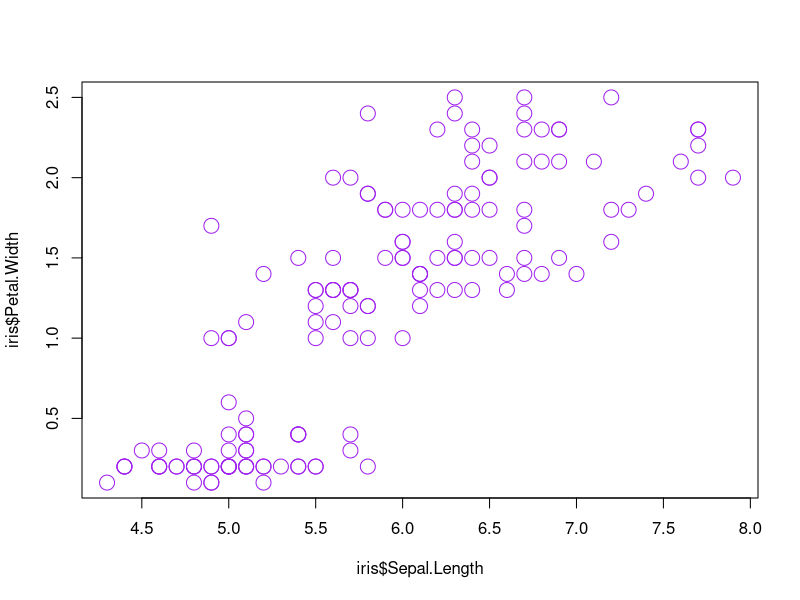
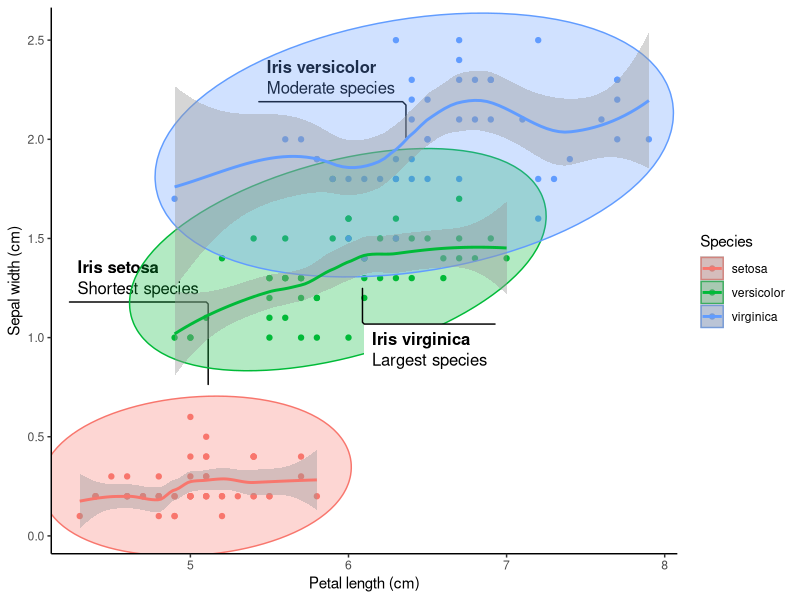
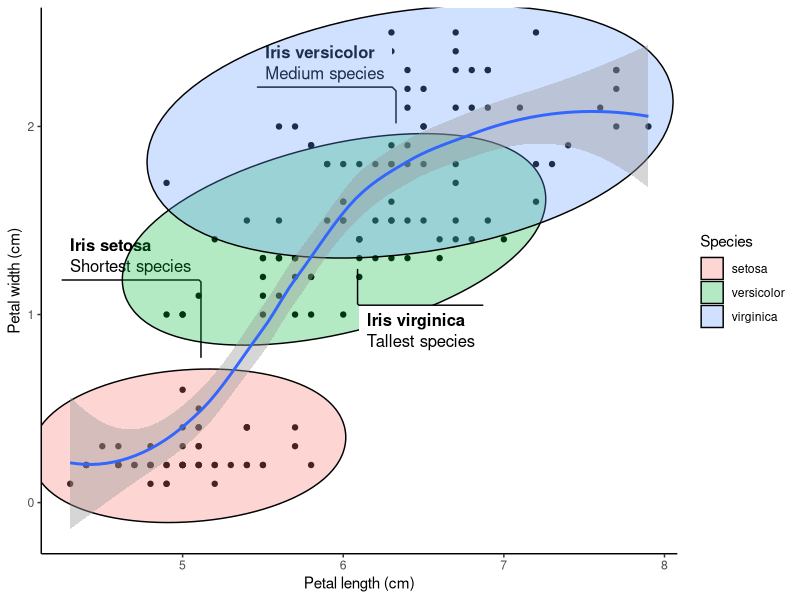
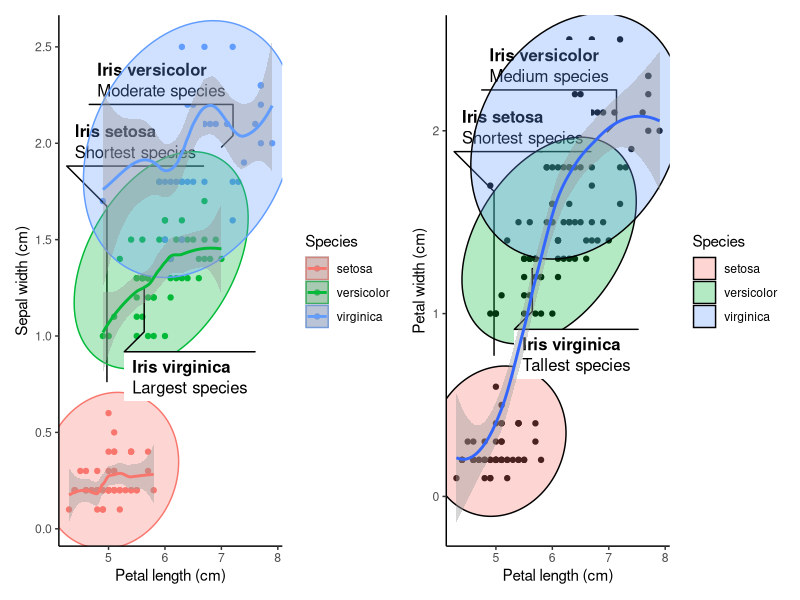
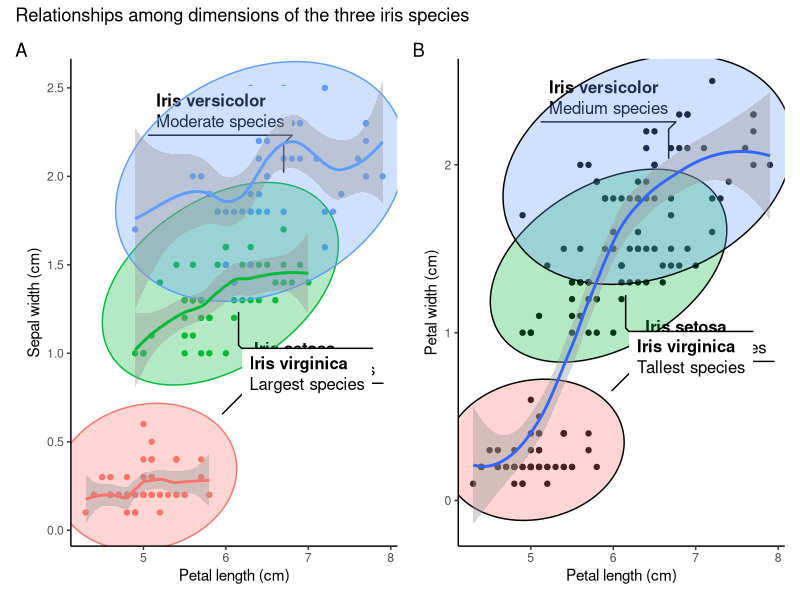
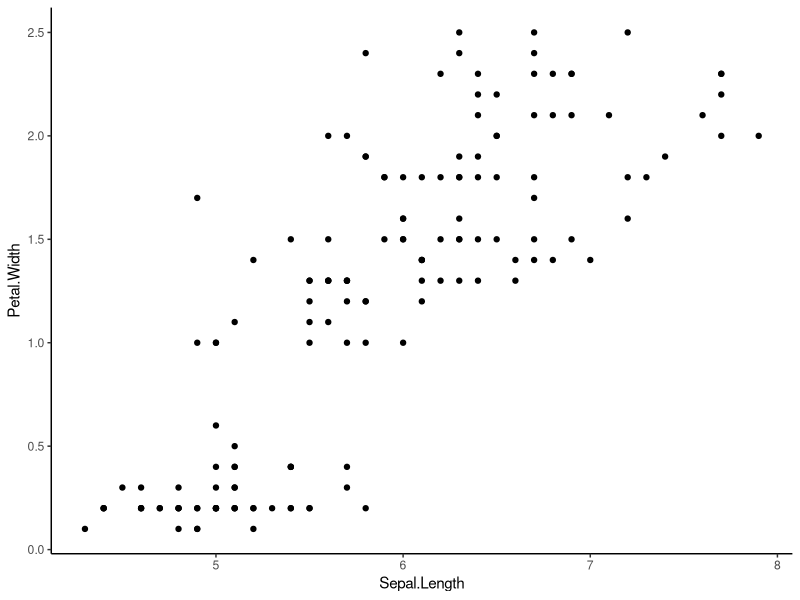
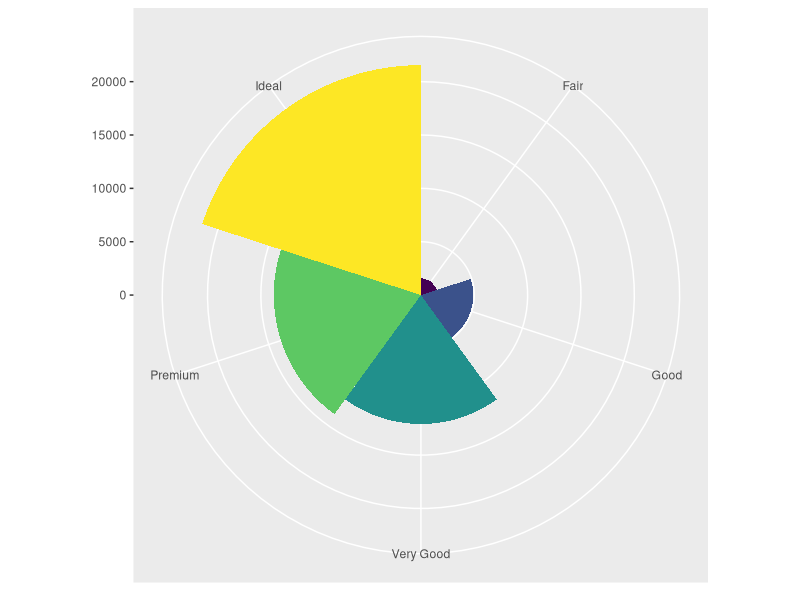
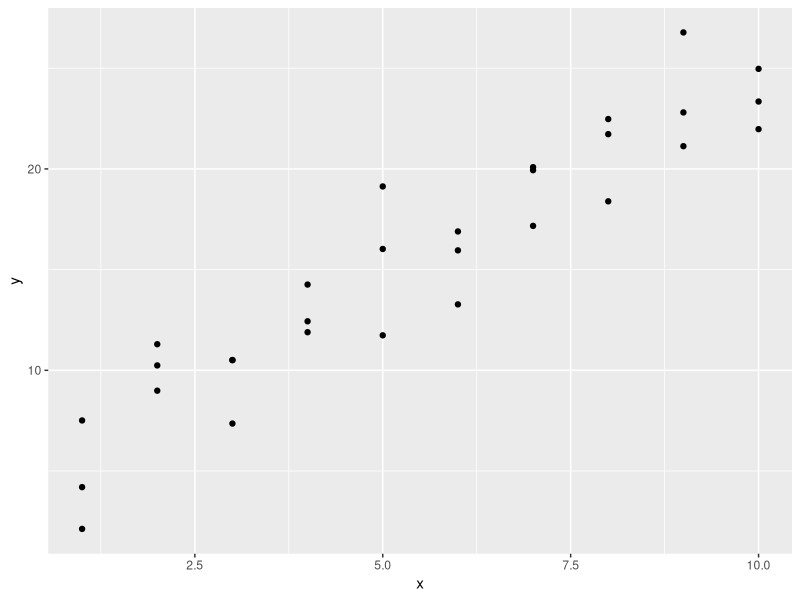

Write R code to recreate these figures, in order.
###############################
# Wyclife Agumba Oluoch       #
# wyclifeoluoch@gmail.com     #
# https://github.com/Wycology #
# Task: Playing with iris data#
# Created: 30th Dec 2020      #
# Edited: 28th Jan 2021       #
###############################

# IRIS PLOT ----

# Loading necessary packages.

library(modelr)
library(patchwork)
library(ggforce)
library(ggplot2)
library(tidyverse)

str(iris) # Checking the data structure. We can already see relatively higher 
# values for sepal length variable.

plot(iris$Sepal.Length, iris$Petal.Width, col = 'purple', cex = 2) # Basic plot
# within the R base with purple color added. Positive relationship evident.

# Creating cool plot of the iris data using ggplot2 package.

separate_smooth <- ggplot(data = iris,    # Specifying the data to be plotted.
       mapping = aes(x = Sepal.Length,    # Stating the axes data.
                     y = Petal.Width,
                     color = Species)) +  # Ensuring points are colored by spp.
  geom_point() +                          # Deciding the plotting geometry.
  labs(x = "Petal length (cm)",           # Specifying the axes labels.
       y = "Sepal width (cm)") +
  geom_mark_ellipse(aes(fill = Species,   # Adding ellipses for the spps.
                        filter = Species == "setosa",
                        label = "Iris setosa",
                        description = "Shortest species")) +
  geom_mark_ellipse(aes(fill = Species,
                        filter = Species == "versicolor",
                        label = "Iris versicolor",
                        description = "Moderate species")) +
  geom_mark_ellipse(aes(fill = Species,
                        filter = Species == "virginica",
                        label = "Iris virginica",
                        description = "Largest species")) +
  theme_classic() +                      # Having publication ready background.
  geom_smooth() # Adding smooth line around 95% level on the plot.

separate_smooth # Generates the plot output of the dataset 

# In the above plot, having color within the aes() breakes the data into 
# species-wise groups. Meaning each species group will be smoothed separately.

uniform_smooth <- ggplot(data = iris,
                         mapping = aes(x = Sepal.Length,
                                       y = Petal.Width)) + # Note no color here.
  geom_point() +
  labs(x = "Petal length (cm)",
       y = "Petal width (cm)") +
  geom_mark_ellipse(aes(fill = Species,
                        filter = Species == "setosa",
                        label = "Iris setosa",
                        description = "Shortest species")) +
  geom_mark_ellipse(aes(fill = Species,
                        filter = Species == "versicolor",
                        label = "Iris versicolor",
                        description = "Medium species")) +
  geom_mark_ellipse(aes(fill = Species,
                        filter = Species == "virginica",
                        label = "Iris virginica",
                        description = "Tallest species")) +
  theme_classic() +
  geom_smooth()

uniform_smooth # This is looking cool!

# Avoiding the color parameter in the aes() ensures all species are considered
# together in the subsequent layers arguments. No grouping by species.

# Patchwork package allows for addition of two plots by their object names.
# The addition is so simple, just relying on the plus (+) operator.

combined_plots <- separate_smooth + uniform_smooth # Adding plots.

combined_plots # Even cooler than I thought!
# Now I want to give the plots title and tags or labels to identify them

combined_plots_labeled <- combined_plots +
  plot_annotation(
    title = "Relationships among dimensions of the three iris species", # Title of both plots.
    tag_levels = "A" # Indicates that the plots will be labelled A, B, C etc.
  ) # This makes the first plot to be A and the next to be B. Checking on 
# documentation will help know more arguments in this function.

# Now I want to remove the legends since the species labels are visible

combined_plots_labeled_no_legend <- combined_plots_labeled &
  theme(legend.position = "none") # Removes legends from the plots. I do not 
# need the legends since the species are labeled in the plots.

combined_plots_labeled_no_legend # This will print out the final product.

# Showing that in ggplot2 we can use & instead of plus (+)
attach(iris)

ggplot(data = iris, mapping = aes(x = Sepal.Length, y = Petal.Width)) +
  geom_point() +
  theme_classic()
head(iris)

# I think it has taken me a long time to know this.
# I used ggplot2:: so that I can be sure that the & is supported by ggplot2 and 
# not any other loaded packages such ggforce and patchwork.

ggplot(data = diamonds) + # Feeding in the diamonds data for the plot.
  geom_bar(mapping = aes(x = cut, fill = cut), show.legend = FALSE, width = 1) +
  theme(aspect.ratio = 1) +
  labs(x = NULL, y = NULL) +
  coord_polar() # coord_flip() can also work well with the data depending on need.
  
# Cool/crazy plot with modelr package.

library(modelr)
options(na.action = na.warn)

ggplot(data = sim1, mapping = aes(x = x, y = y)) +
  geom_point() # There is some visible correlation between the variables

models <- tibble( # Creating some random tibble dataset for plotting.
  a1 = runif(250, -20, 40), # Generates 250 random numbers between -20 and 40
  a2 = runif(250, -5, 5) # Generates 250 random numbers between -5 and 5
)

ggplot(data = sim1, mapping = aes(x = x, y =y)) +
  geom_abline(mapping = aes(intercept = a1, slope = a2),
              data = models, alpha = 1/4) +
  geom_point(col = 'purple', pch = 18, size = 5) +
  labs(x = 'The x-axis', y = 'The y-axis', title = 'Crazy model in deed') +
  theme_classic()
